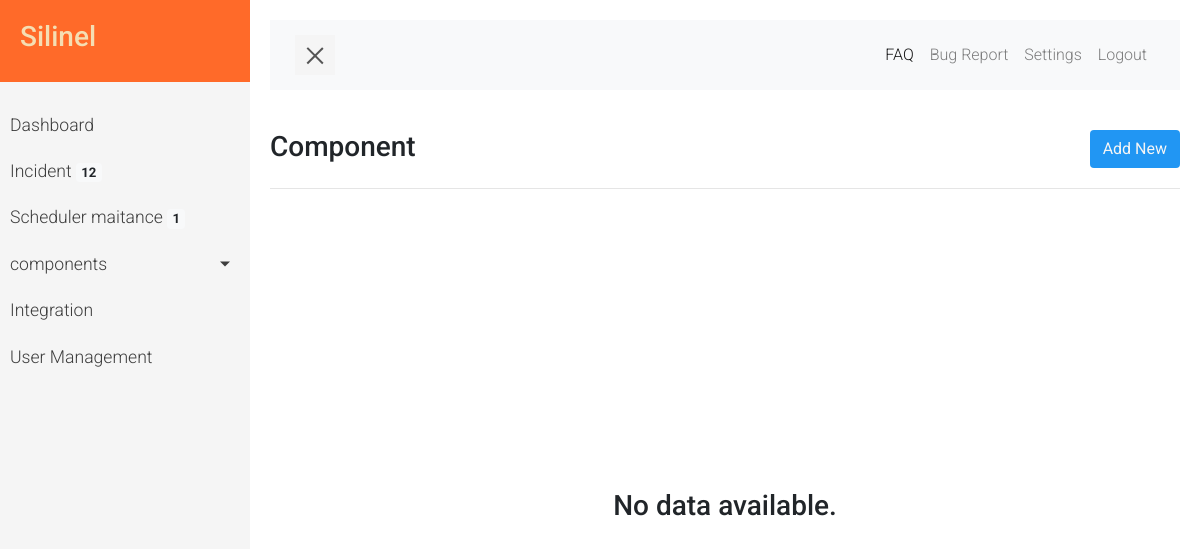
The app's page /dashboard/component, older data.
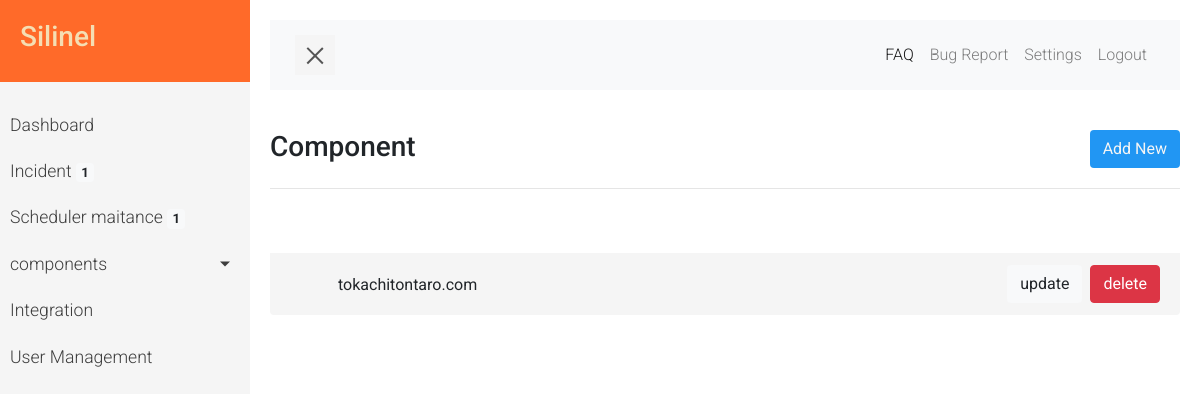
The same page, newer data.
### silinell/models.py (models this page shows)
class component(models.Model):
    STATUS_CHOICES = (
        ('Operational', 'Operational'),
        ('Perfomance Issue', 'Perfomance Issue'),
        ('Partial Outage', 'Partial Outage'),
        ('Major Outage', 'Major Outage'),
    )
    name = models.CharField(max_length=40)
    status = models.CharField(max_length=40, choices=STATUS_CHOICES)
    Description =  models.TextField(max_length=300, blank=True)
    group = models.CharField(max_length=40, blank=True,null=True)
    when = models.DateTimeField(default=datetime.now, blank=True)
    link = models.CharField(max_length=100, blank=True)
    tags = models.CharField(max_length=100, blank=True)
    enabled = models.BooleanField(default=True)

### silinell/views.py (the view)
# urls.py: path('dashboard/component', views.ComponentListView.as_view(), name='component_url'),
class ComponentListView(ListView):
    model = component
    template_name="dashboard/component/list-component.html"
    context_object_name = 'components'

### silinell/views.py (called while the page is built)
def badgesnotif_processor(request):
  schedule_maintances = schedule_maintance.objects.all().count()
  incidents = incident.objects.all().count()
  componennya = component.objects.all().count()
  component_groups = component_group.objects.all().count()
  return {'incidents': incidents,'schedule_maintances':schedule_maintances,'component_groups':component_groups,'componennya':componennya}

### silinell/templates/dashboard/component/list-component.html (shortened to what this page needs)
{% extends "dashboard/dashboard-base.html" %}
{% block content  %}
<div class="row ">
<div class="col-6"><h3>Component</h3>
</div>
<div class="col-6">
<a href="{% url 'component_url_add' %}" class="btn button-add float-right text-light">
   Add New
</a></div>
</div>
<hr>
{% load static %}
<div class="thecontainer">
{% include "dashboard/component/list-component-component.html" %}
</div>
{% endblock %}

### silinell/templates/dashboard/component/list-component-component.html (shortened to what this page needs)
{% load static %}
<br>
<div class="h-100 ">
<div class= "row" >
{% if componennya != 0 %}
<div class ="col-md-12">
<ul class="list-group">
 {% for component in components %}
 <br>
<li class="list-group-item">
<div class="d-flex">
  <div class="mr-auto ml-5 pt-2">{{component.name}}</div>
  <div class="mr-2"><a class="btn bg-light " href="{% url 'component_url_update' pk=component.id %} ">update</a></div>
  <div class=""><a class="btn btn-danger confirm-delete" hola="{{component.name}}" href="{% url 'component_url_del' pk=component.id%}" title="Delete"  data-toggle="modal" data-target="#confirmDeleteModal" id="deleteButton{{component.id}}">delete</a></div>
</div>
</li>
{% endfor %}
</ul>
</div>
{% else %}
<div class="col-md-12 h-100">
<div style="height:260px"></div>
<center><h3>No data available.</h3></center>
</div>
{% endif %}
</div>
</div>

Row changes from the older to the newer data that the page shows:
added component: name "tokachitontaro.com"
Text that changed along with them:
{{ incidents }}: "12" → "1"
text no longer shown: "No data available."
